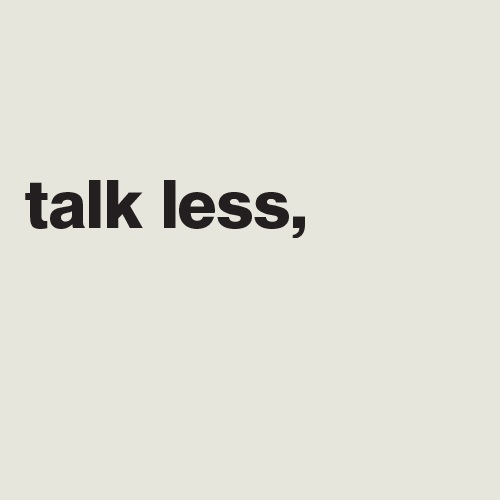
#> input picture 1.jpg, 500 x 500 px
$ python sobel.py
#> lines starting #> are read from the running program, lines starting #| are printed output that depends on the picture
import random
import math
from PIL import Image, ImageDraw
image = Image.open("1.jpg")
#> image is the input picture: PIL image 500x500 RGB; mean R, G, B 225, 224.9, 215.2
imageHSL= image.convert("HSV")
#> imageHSL: PIL image 500x500 HSV; mean H, S, V 43.8, 11.5, 225
draw = ImageDraw.Draw(image)
drawHSL = ImageDraw.Draw(imageHSL)
width = image.size[0]
#> width = 500
height = image.size[1]
#> height = 500
pix = image.load()
pixHSL=imageHSL.load()


for i in range(1,width-1):
    for j in range(1,height-1):
        a=pixHSL[i,j][0]
        b=pixHSL[i,j][2]
        x=pixHSL[i-1,j+1][2]+2*pixHSL[i,j+1][2]+pixHSL[i+1,j+1][2] - ( pixHSL[i-1,j-1][2]+2*pixHSL[i,j-1][2]+pixHSL[i+1,j-1][2])
        y=pixHSL[i-1,j-1][2]+2*pixHSL[i-1,j][2]+pixHSL[i-1,j+1][2] - ( pixHSL[i+1,j-1][2]+2*pixHSL[i+1,j][2]+pixHSL[i+1,j+1][2])
        G=abs(x)+abs(y)
        drawHSL.point((i, j), (a,0,int(G)))

imageHSL= imageHSL.convert("RGB")
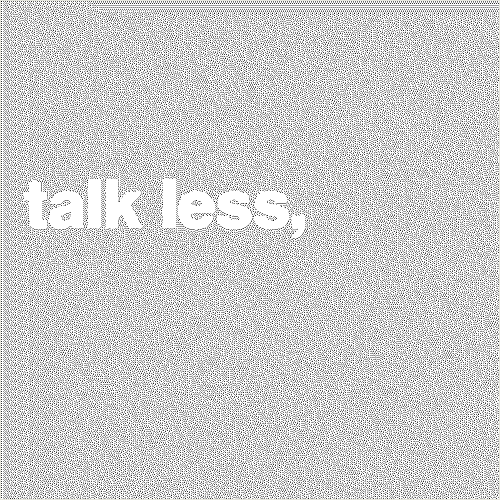
#> imageHSL: PIL image 500x500 RGB; mean R, G, B 205.2, 205.2, 205.1
imageHSL.save("ans1.jpg", "JPEG")
del drawHSL

$ run again, with 2.jpg copied over 1.jpg
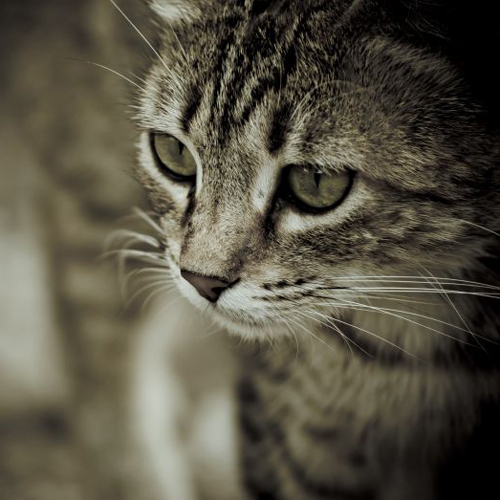
#> input picture 2.jpg, 500 x 500 px
#> image is the input picture: PIL image 500x500 RGB; mean R, G, B 86.6, 82, 67.3
#> `imageHSL= imageHSL.convert("RGB")`:
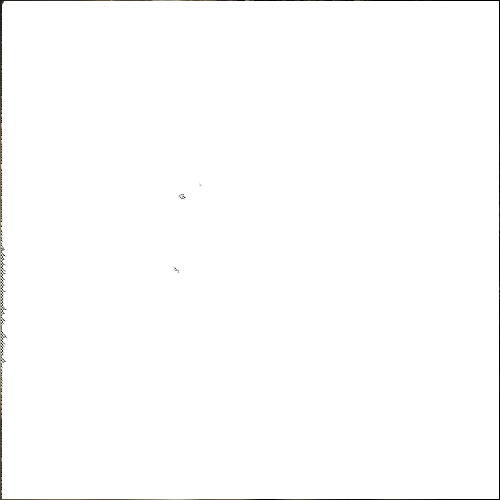
#> imageHSL: PIL image 500x500 RGB; mean R, G, B 253, 253, 252.9

$ run again, with 4.jpg copied over 1.jpg
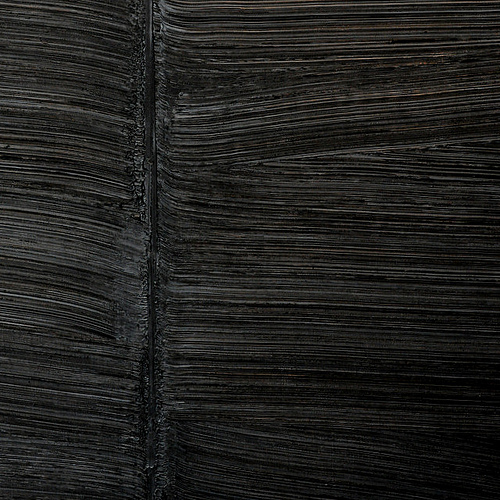
#> input picture 4.jpg, 500 x 500 px
#> image is the input picture: PIL image 500x500 RGB; mean R, G, B 32.7, 32.6, 30.5
#> `imageHSL= imageHSL.convert("RGB")`:
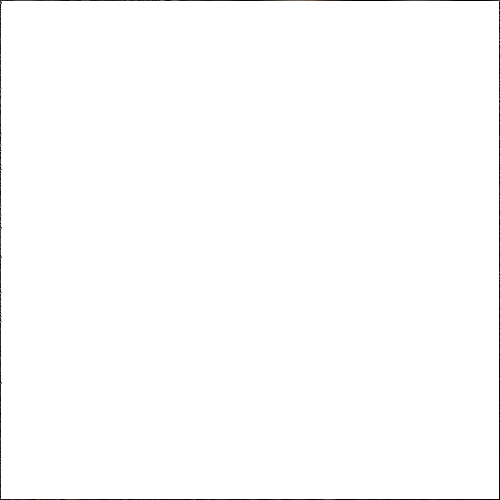
#> imageHSL: PIL image 500x500 RGB; mean R, G, B 253.2, 253.2, 253.2
